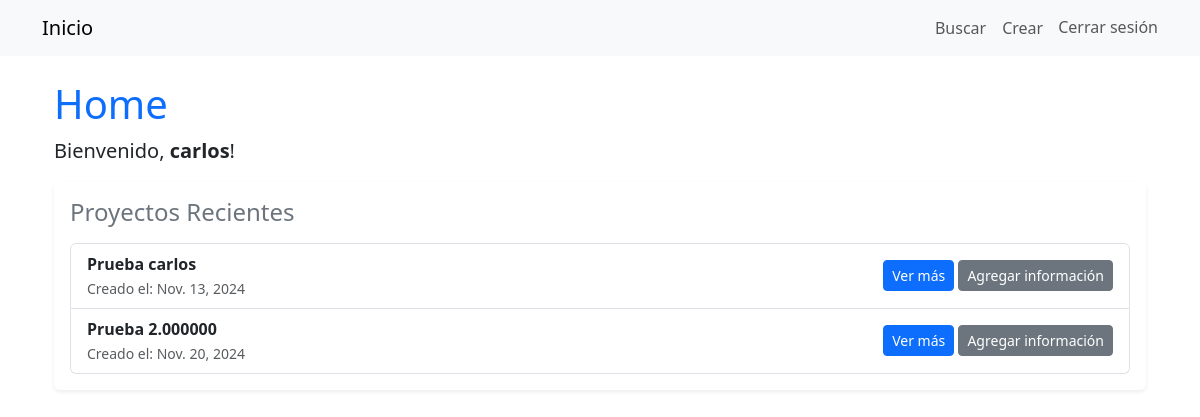
The page / (signed in) on the database as committed earlier.
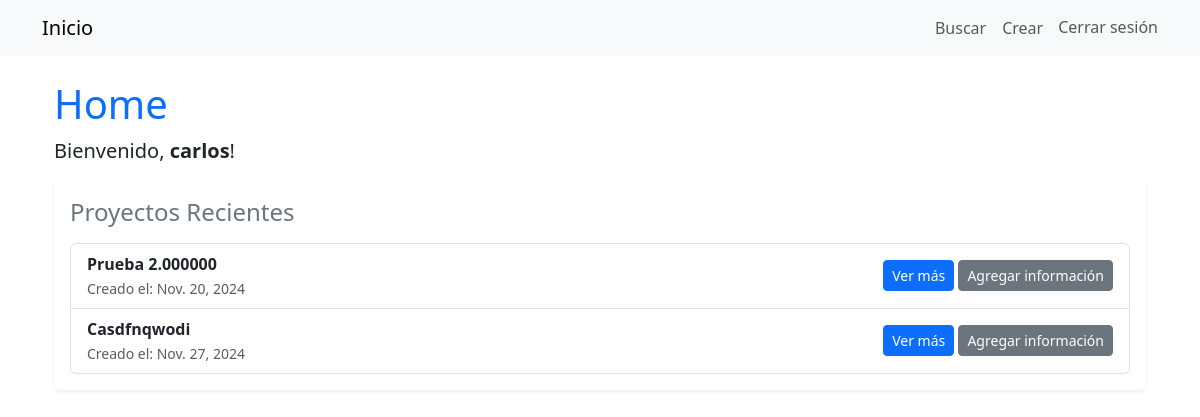
The same page on the database as committed later.
### creadorAPP/models.py (models this page shows, shortened)
class ProjectPlan(models.Model):
    created_by = models.ForeignKey(User, on_delete=models.CASCADE)
    title = models.CharField(max_length=100,blank=True, default='')
    description = models.TextField(blank=True, default='')
    objetive = models.TextField(blank=True, default='')
    clientName = models.CharField(max_length=50,blank=True, default='')
    startDate = models.DateField(blank=True, default='')
    endDate = models.DateField(blank=True, default='')
    presupuestoTotal = models.DecimalField(
        max_digits=12,
        decimal_places=2,
        null=True,
        blank=True,
        help_text="Presupuesto total del proyecto en USD."
        )

### creadorAPP/views.py (the view)
# urls.py: path('', views.recent_projects, name='home'),
@login_required
def recent_projects(request):
    recent_projects = ProjectPlan.objects.filter(created_by=request.user)
    context = {'recent_projects': recent_projects}
    return render(request, 'home/home.html', context)

### creadorAPP/templates/home/home.html (shortened to what this page needs)
{% extends 'view_home.html' %}
{% block content %}
<div class="container my-4">
    <h1 class="text-primary">Home</h1>
    <p class="fs-5">Bienvenido, <strong>{{ request.user.username }}</strong>!</p>
    <div class="card shadow-sm border-0">
        <div class="card-body">
            <h2 class="h4 text-secondary mb-3">Proyectos Recientes</h2>
            <ul class="list-group">
                {% for project in recent_projects %}
                    <li class="list-group-item d-flex justify-content-between align-items-center">
                        <div>
                            <strong>{{ project.title }}</strong><br>
                            <small class="text-muted">Creado el: {{ project.startDate }}</small>
                        </div>
                        <div>
                            <a href="{% url 'view_project_plan' project.id %}" class="btn btn-primary btn-sm">Ver más</a>
                            <a href="{% url 'indice' project.id %}" class="btn btn-secondary btn-sm">Agregar información</a>
                        </div>
                    </li>
                {% empty %}
                    <li class="list-group-item text-muted">No tienes proyectos recientes.</li>
                {% endfor %}
            </ul>
        </div>
    </div>
</div>
{% endblock %}

Rows that differ between the two databases and show on the page:
removed ProjectPlan: title "Prueba carlos", startDate "Nov. 13, 2024"
added ProjectPlan: title "Casdfnqwodi", startDate "Nov. 27, 2024"
